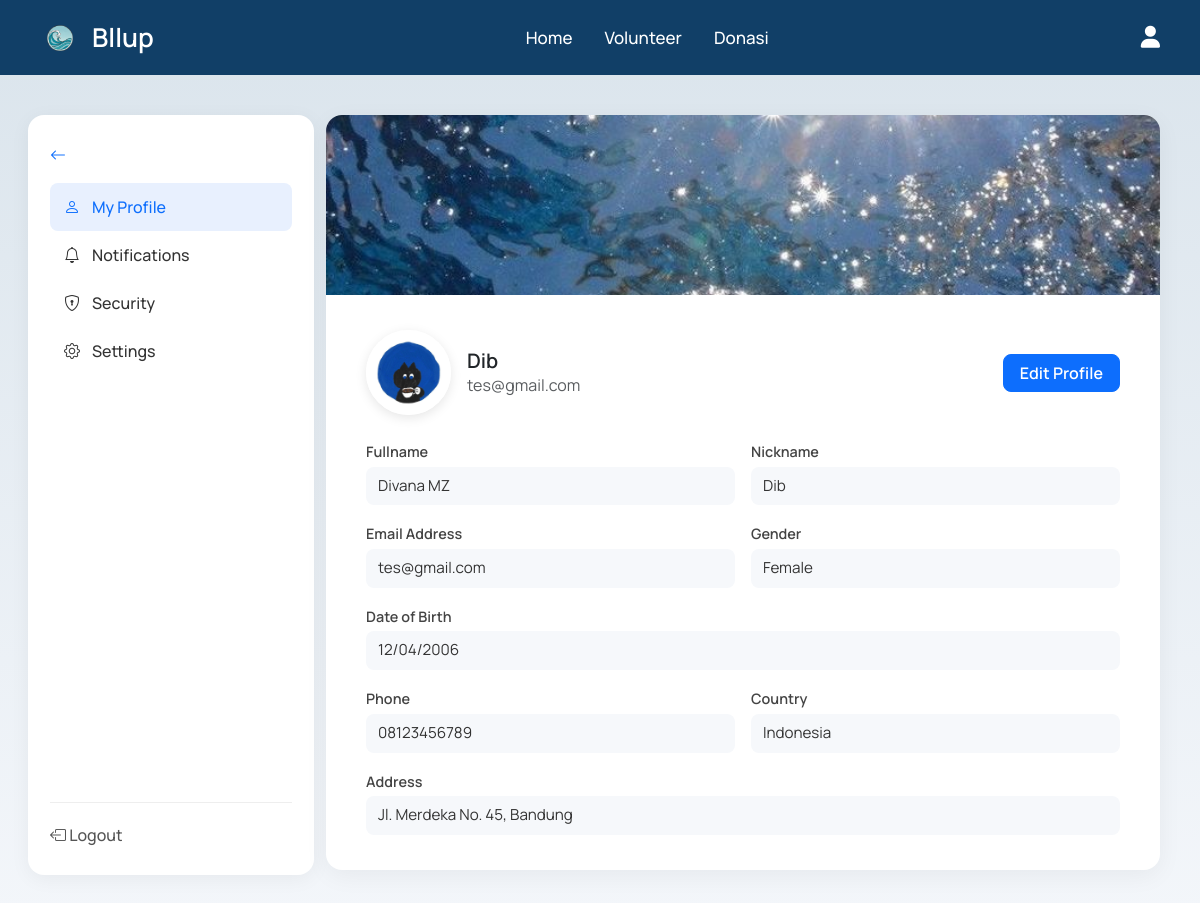
Page /BllupOOP/index.php?c=profile&m=index (signed in) on the committed database.
### tables this page shows
CREATE TABLE `user_profiles` (
  `id` int(11) NOT NULL,
  `user_id` int(11) NOT NULL,
  `foto_profil` varchar(255) DEFAULT 'default.jpg',
  `foto_header` varchar(255) DEFAULT NULL,
  `fullname` varchar(100) NOT NULL,
  `nickname` varchar(50) DEFAULT NULL,
  `email` varchar(100) NOT NULL,
  `gender` enum('male','female','other') DEFAULT 'other',
  `date_of_birth` date DEFAULT NULL,
  `country` varchar(100) DEFAULT NULL,
  `phone_number` varchar(20) DEFAULT NULL,
  `address` text DEFAULT NULL,
  `created_at` datetime DEFAULT current_timestamp(),
  `updated_at` datetime DEFAULT current_timestamp() ON UPDATE current_timestamp()
);

### BllupOOP/controllers/ProfileController.php (called while the page is built, shortened)
<?php
class ProfileController extends Controller {
    public function index() {
        $user_id = $_SESSION['user']['id'];
        try {
            $profileModel = $this->loadModel("ProfileModel");
            $profileModel->syncEmailFromUsers($user_id);
            $profile = $profileModel->getProfileByUserId($user_id);
            $this->loadView('profile/index', ['profile' => $profile]);
        } catch (Exception $e) {
            die("Error: " . $e->getMessage());
        }
    }
}

### BllupOOP/index.php (called while the page is built, shortened)
<?php
    $m = $_GET['m'] ?? "login";
    include_once "controllers/Controller.php";
    $controller = new $controllerClass();
    $controller->$m();

### BllupOOP/models/Model.php (called while the page is built, shortened)
<?php
  class Model {
    public function __construct() {
      $this->dbconn = new mysqli("localhost", "root", "", "rsidb", "3306");
    }
}

### BllupOOP/models/ProfileModel.php (called while the page is built, shortened)
<?php
class ProfileModel extends Model {
    public function getProfileByUserId($user_id) {
        $stmt = $this->dbconn->prepare("SELECT * FROM user_profiles WHERE user_id = ?");
        $stmt->bind_param("i", $user_id);
        $stmt->execute();
        $result = $stmt->get_result();
        return $result->fetch_object();
    }
}

### BllupOOP/views/profile/index.php (the view, shortened to what this page needs)
<!DOCTYPE html>
<html lang="en">
<head>
  <link href="https://cdn.jsdelivr.net/npm/bootstrap@5.3.3/dist/css/bootstrap.min.css" rel="stylesheet">
  <link rel="stylesheet" href="style/css/profile.css">
  <link href="https://cdn.jsdelivr.net/npm/bootstrap-icons@1.11.3/font/bootstrap-icons.css" rel="stylesheet">
</head>
<body>
        <?php include_once('views/layouts/header.php'); ?>
<div class="container-fluid profile-container">
  <div class="row">
    <div class="col-lg-3 col-md-4 sidebar d-flex flex-column justify-content-between">
      <div>
        <a href="?c=dashboard&m=index" class="back-arrow mb-3 d-inline-block">
          <i class="bi bi-arrow-left"></i>
        </a>
        <ul class="nav flex-column">
          <li><a class="nav-link active" href="?c=profile&m=index"><i class="bi bi-person"></i> My Profile</a></li>
          <li><a class="nav-link" href="#"><i class="bi bi-bell"></i> Notifications</a></li>
          <li><a class="nav-link" href="#"><i class="bi bi-shield-lock"></i> Security</a></li>
          <li><a class="nav-link" href="#"><i class="bi bi-gear"></i> Settings</a></li>
        </ul>
      </div>
      <div class="logout-section">
        <a href="?c=profile&m=logout" class="logout-btn"><i class="bi bi-box-arrow-left"></i> Logout</a>
      </div>
    </div>
    <div class="col-lg-9 col-md-8">
      <div class="profile-card">
        <div class="profile-header" style="background-image: url('uploads/<?= htmlspecialchars($profile->foto_header ?: 'default_header.jpg') ?>')"></div>
        <div class="profile-body">
          <div class="d-flex align-items-center justify-content-between mb-4">
            <div class="d-flex align-items-center">
              <img src="uploads/<?= htmlspecialchars($profile->foto_profil ?: 'default.jpg') ?>" alt="Profile Picture" class="profile-photo me-3">
              <div>
                <h5 class="fw-semibold mb-0"><?= htmlspecialchars($profile->nickname ?: 'N/A') ?></h5>
                <p class="text-muted mb-0"><?= htmlspecialchars($profile->email ?: 'Not set') ?></p>
              </div>
            </div>
            <button class="btn btn-primary edit-btn" onclick="window.location.href='?c=profile&m=update'">Edit Profile</button>
          </div>
          <div class="profile-info text-start">
            <div class="row g-3">
              <div class="col-md-6">
                <label>Fullname</label>
                <input type="text" class="form-control" value="<?= htmlspecialchars($profile->fullname ?: '') ?>" readonly>
              </div>
              <div class="col-md-6">
                <label>Nickname</label>
                <input type="text" class="form-control" value="<?= htmlspecialchars($profile->nickname ?: '') ?>" readonly>
              </div>
              <div class="col-md-6">
                <label>Email Address</label>
                <input type="text" class="form-control" value="<?= htmlspecialchars($profile->email ?: '') ?>" readonly>
              </div>
              <div class="col-md-6">
                <label>Gender</label>
                <input type="text" class="form-control" value="<?= htmlspecialchars(ucfirst($profile->gender ?: '')) ?>" readonly>
              </div>
              <div class="col-12">
                <label>Date of Birth</label>
                <input type="text" class="form-control" value="<?= $profile->date_of_birth ? date('d/m/Y', strtotime($profile->date_of_birth)) : '' ?>" readonly>
              </div>
              <div class="col-md-6">
                <label>Phone</label>
                <input type="text" class="form-control" value="<?= htmlspecialchars($profile->phone_number ?: '') ?>" readonly>
              </div>
              <div class="col-md-6">
                <label>Country</label>
                <input type="text" class="form-control" value="<?= htmlspecialchars($profile->country ?: '') ?>" readonly>
              </div>
              <div class="col-12">
                <label>Address</label>
                <input type="text" class="form-control" value="<?= htmlspecialchars($profile->address ?: '') ?>" readonly>
              </div>
            </div>
          </div>
        </div>
      </div>
    </div>
  </div>
</div>
</body>
</html>

### BllupOOP/controllers/Controller.php (shortened to what this page needs)
<?php
include_once __DIR__ . "/../models/Model.php";
class Controller{
  public function loadModel($modelName){
    $modelFile = "models/{$modelName}.php";
    return new $modelClass();
  }
  public function loadView($viewName, $data = [], $layout = null){
    $viewFile = __DIR__ . "/../views/{$viewName}.php";
    if ($layout === null) {
      include_once $viewFile;
      return;
    }
  }
}

### BllupOOP/views/layouts/header.php (shortened to what this page needs)
<?php
$currentPage = $_GET['c'] ?? 'dashboard';
?>
<link rel="stylesheet" href="https://cdnjs.cloudflare.com/ajax/libs/font-awesome/6.0.0-beta3/css/all.min.css">
<div class="header-wrapper">
    <div class="header-left">
        <a href="index.php?c=dashboard&m=index">
            <img src="style/assets/productlogo.png" width="40" height="40" alt="logo">
        </a>
        <span>Bllup</span>
    </div>
    <div class="header-nav">
        <a href="index.php?c=dashboard&m=index" class="<?= $currentPage == 'dashboard' ? 'active' : '' ?>">Home</a>
        <a href="index.php?c=volunteer&m=index" class="<?= $currentPage == 'volunteer' ? 'active' : '' ?>">Volunteer</a>
        <a href="index.php?c=donasi&m=index" class="<?= $currentPage == 'donasi' ? 'active' : '' ?>">Donasi</a>
    </div>
    <div class="header-right">
        <a href="?c=profile&m=index" class="header-icon">
            <i class="fa-solid fa-user"></i>
        </a>
    </div>
</div>

### BllupOOP/style/css/profile.css (style rules this page uses)
body { font-family: 'Manrope', sans-serif; background: linear-gradient(180deg, #dae4ec, #f3f6fa); min-height: 100vh; }
.profile-container { padding: 40px; }
.sidebar { background-color: #fff; border-radius: 16px; padding: 28px 22px; height: 95vh; box-shadow: 0 4px 20px rgba(0,0,0,0.05); }
.nav-link { color: #333; padding: 12px 14px; font-weight: 500; border-radius: 8px; display: flex; align-items: center; gap: 12px; transition: all 0.2s ease; }
.nav-link:hover, .nav-link.active { background-color: #e8f0fe; color: #0d6efd; }
.logout-section { border-top: 1px solid #eee; padding-top: 20px; }
.logout-btn { color: #555; text-decoration: none; font-weight: 500; }
.profile-card { background-color: #fff; border-radius: 16px; box-shadow: 0 6px 24px rgba(0,0,0,0.05); overflow: hidden; }
.profile-header { height: 180px; background-size: cover; background-position: center; position: relative; }
.edit-btn { font-weight: 600; border-radius: 8px; padding: 6px 16px; }
.profile-body { padding: 35px 40px; }
.profile-photo { width: 85px; height: 85px; border-radius: 50%; object-fit: cover; border: 3px solid #fff; box-shadow: 0 3px 12px rgba(0,0,0,0.1); }
.profile-info label { font-weight: 600; font-size: 0.9rem; color: #444; margin-bottom: 4px; }
.profile-info .form-control { background-color: #f6f8fb; border: none; border-radius: 8px; font-size: 0.95rem; padding: 8px 12px; color: #333; }
.form-control, .form-select { border: 1.5px solid #cbd5e1; border-radius: 8px; padding: 8px 12px; font-size: 0.95rem; color: #333; }

### BllupOOP/views/layouts/header.php (style rules this page uses)
body, html { margin: 0; padding: 0; font-family: 'Manrope', sans-serif; }
.header-wrapper { width: 100%; height: 75px; background-color: #113F67; display: flex; align-items: center; justify-content: space-between; padding: 0 40px; box-sizing: border-box; position: sticky; top: 0; z-index: 999; }
.header-left { display: flex; align-items: center; gap: 12px; font-size: 26px; font-weight: 600; color: white; white-space: nowrap; }
.header-nav { display: flex; gap: 32px; }
.header-nav a { color: white; text-decoration: none; font-size: 17px; font-weight: 500; transition: 0.2s; }
.header-right { display: flex; align-items: center; gap: 25px; }
.header-icon { font-size: 22px; color: white; cursor: pointer; text-decoration: none; }

### rows in the picture
user_profiles: foto_header (picture), foto_profil (picture), nickname "Dib", email "tes@gmail.com", fullname "Divana MZ", gender "Female", date_of_birth "12/04/2006", phone_number "08123456789", country "Indonesia", address "Jl. Merdeka No. 45, Bandung"
